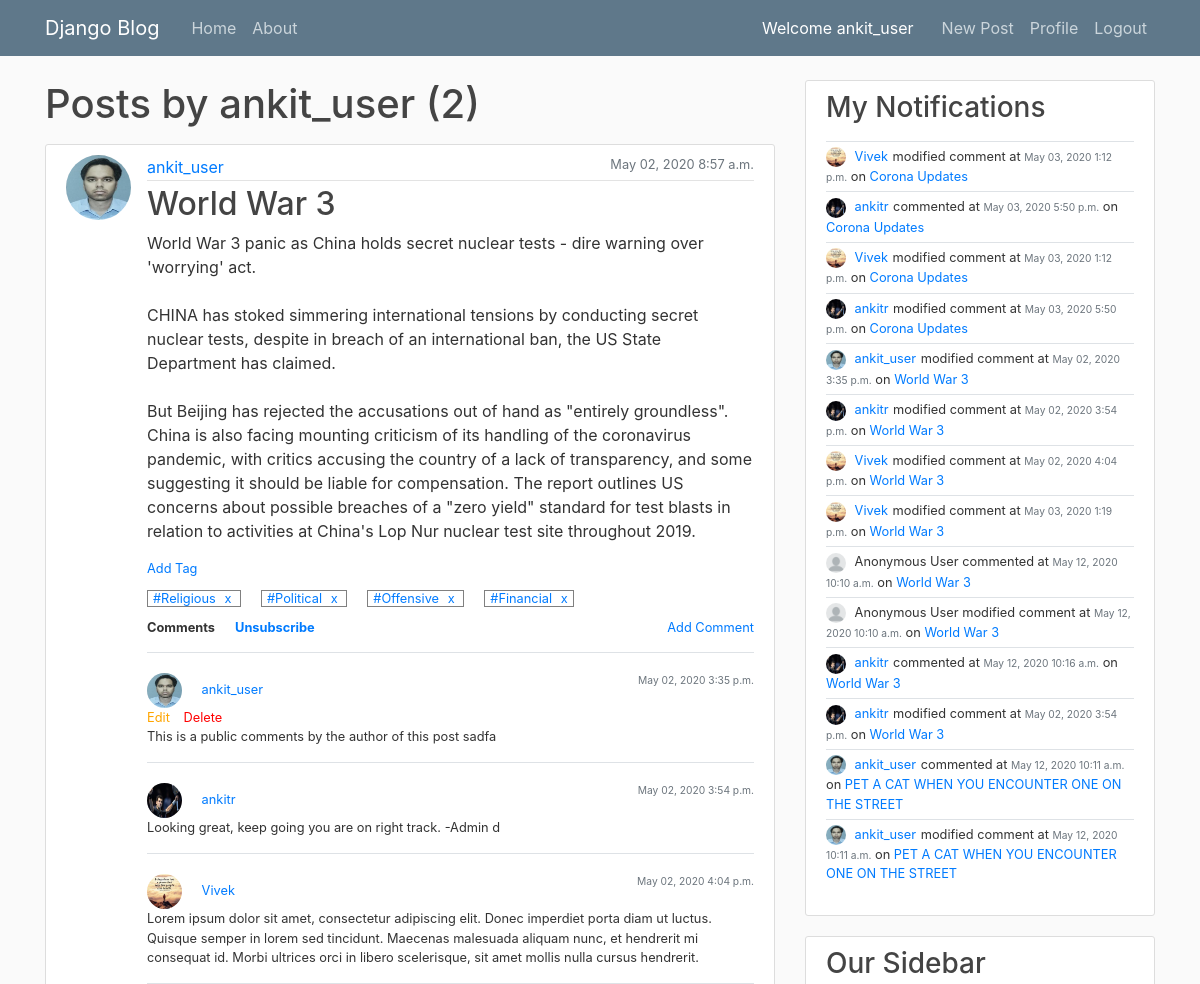
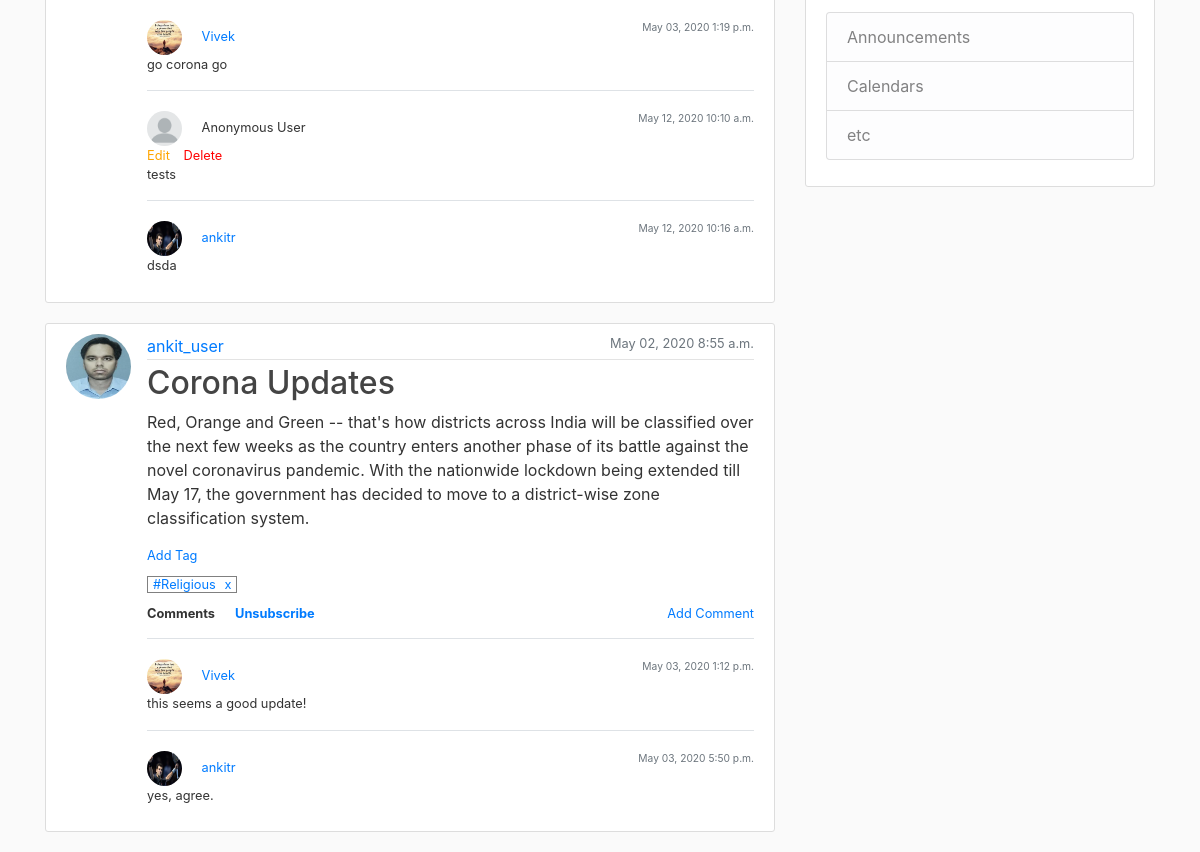
The app's page /user/ankit_user (signed in) with its own data (2 pictures, top to bottom).
### blog/models.py (models this page shows, shortened)
class Post(models.Model):
    title = models.CharField(max_length=100)
    content = models.TextField()
    anonymous = models.BooleanField("Post as Anonymous User", editable=True, default=True)
    date_posted = models.DateTimeField(default=timezone.now)
    author = models.ForeignKey(User, on_delete=models.CASCADE)
    is_user_subscribed = False
    is_user_subscribed_not = not is_user_subscribed

class Tag(models.Model):
    choice = models.CharField(max_length=20, choices=TAG_CHOICES)
    post = models.ForeignKey(Post, on_delete=models.CASCADE, related_name='tags')

class Comment(models.Model):
    content = models.TextField()
    anonymous = models.BooleanField("Comment as Anonymous User", editable=True, default=True)
    date_posted = models.DateTimeField(default=timezone.now)
    author = models.ForeignKey(User, on_delete=models.CASCADE)
    post = models.ForeignKey(Post, on_delete=models.CASCADE, related_name='comments')

class Notification(models.Model):
    type = models.CharField(max_length=10, default='created')  # created, updated
    comment = models.ForeignKey(Comment, on_delete=models.CASCADE, related_name='notifications')
    subscription = models.ForeignKey(Subscription, on_delete=models.CASCADE, related_name='notifications')

class Subscription(models.Model):
    post = models.ForeignKey(Post, on_delete=models.CASCADE, related_name='subscriptions')
    user = models.ForeignKey(User, on_delete=models.CASCADE, related_name='subscriptions')

### users/models.py (models this page shows, shortened)
class Profile(models.Model):
    user = models.OneToOneField(User, on_delete=models.CASCADE)
    image = models.ImageField(default='default.jpg', upload_to='profile_pics')
    @property
    def notifications(self):
        return Notification.objects.filter(subscription__user=self.user)

### blog/views.py (the view)
# urls.py: path('user/<str:username>', UserPostListView.as_view(), name='user-posts'),
class UserPostListView(ListView):
    model = Post
    template_name = 'blog/user_posts.html'  # <app>/<model>_<viewtype>.html
    context_object_name = 'posts'
    paginate_by = 5
    def get_queryset(self):
        user = self.request.user
        posts = Post.objects.filter(author=user).order_by('-date_posted').all()
        for p in posts:
            p.is_user_subscribed = p.subscriptions.filter(user__id__exact=user.id).exists()
            p.is_user_subscribed_not = not p.is_user_subscribed
        return posts

### blog/filters.py (called while the page is built)
@register.filter
def remove_hash(value):
    return value.replace("#", "")

@register.filter
def is_user_subscribed(value, user_id):
    return value.subscriptions.filter(user__id__exact=user_id).exists()

@register.filter
def negate(value):
    return not value

### blog/templates/blog/user_posts.html
{% extends "blog/base.html" %}
{% block content %}
    <h1 class="mb-3">Posts by {{ view.kwargs.username }} ({{ page_obj.paginator.count }})</h1>
    {% include "blog/post_list.html" with posts=posts %}
{% endblock content %}

### blog/templates/blog/base.html (shortened to what this page needs)
{% load static %}
<!DOCTYPE html>
<html>
<head>
    <link rel="stylesheet" href="https://maxcdn.bootstrapcdn.com/bootstrap/4.0.0/css/bootstrap.min.css">
    <link rel="stylesheet" type="text/css" href="{% static 'blog/main.css' %}">
</head>
<body>
    <header class="site-header">
      <nav class="navbar navbar-expand-md navbar-dark bg-steel fixed-top">
        <div class="container">
          <a class="navbar-brand mr-4" href="{% url 'blog-home' %}">Django Blog</a>
          <div class="collapse navbar-collapse" id="navbarToggle">
            <div class="navbar-nav mr-auto">
              <a class="nav-item nav-link" href="{% url 'blog-home' %}">Home</a>
              <a class="nav-item nav-link" href="{% url 'blog-about' %}">About</a>
            </div>
            <span style="color:white;margin-right:20px;">Welcome {{ user.username }}</span>
            <div class="navbar-nav">
              {% if user.is_authenticated %}
                <a class="nav-item nav-link" href="{% url 'post-create' %}">New Post</a>
                <a class="nav-item nav-link" href="{% url 'profile' %}">Profile</a>
                <a class="nav-item nav-link" href="{% url 'logout' %}">Logout</a>
              {% else %}
                <a class="nav-item nav-link" href="{% url 'login' %}">Login</a>
                <a class="nav-item nav-link" href="{% url 'register' %}">Register</a>
              {% endif %}
            </div>
          </div>
        </div>
      </nav>
    </header>
    <main role="main" class="container">
      <div class="row">
        <div class="col-md-8">
          {% block content %}{% endblock %}
        </div>
        <div class="col-md-4">
        {% if user.is_authenticated %}
          <div class="content-section">
            <h3>My Notifications</h3>
            <p class='text-muted'>
              {% for n in user.profile.notifications  %}
                {% include 'blog/notification.html' with notification=n %}
              {% endfor %}
            </p>
          </div>
        {% endif %}
          <div class="content-section">
            <h3>Our Sidebar</h3>
            <p class='text-muted'>
              <ul class="list-group">
                <li class="list-group-item list-group-item-light">Announcements</li>
                <li class="list-group-item list-group-item-light">Calendars</li>
                <li class="list-group-item list-group-item-light">etc</li>
              </ul>
            </p>
          </div>
        </div>
      </div>
    </main>
</body>
</html>

### blog/templates/blog/post_raw.html (shortened to what this page needs)
{% load filters %}
<article class="media content-section">
  {% if post.anonymous %}
    <img class="rounded-circle article-img" src="/media/profile_pics/anonymous.png">
  {% else %}
    <img class="rounded-circle article-img" src="{{ post.author.profile.image.url }}">
  {% endif %}
  <div class="media-body full-block">
  <div class="full-block">
    <div class="article-metadata">
        {% if post.anonymous %}
            Anonymous User
        {% else %}
            <a class="mr-2" href="{% url 'user-posts' post.author.username %}">{{ post.author }}</a>
        {% endif %}
      <small class="text-muted" style="float:right;">{{ post.date_posted|date:"F d, Y P" }}</small>
    </div>
    <h2><a class="article-title" href="{% url 'post-detail' post.id %}">{{ post.title }}</a></h2>
    <p class="article-content">{{ post.content }}</p>
  </div>
  <div class="full-block small">
      <div class="">
          <a href="javascript:$('#div_tag_{{ post.id }}').show()">Add Tag</a>
      {% if post.tags.all %}
          <div class="margin-top-10">
          {% for t in post.tags.all %}
              <span id="tag_{{ post.id }}_{{ t.id }}" style="border: solid 1px grey;padding:0px 5px 0px 5px;" class="margin-right-20">
                  <a href="/tags/{{ t.choice|remove_hash }}/posts">{{ t.choice }}</a>
                  <a class="margin-left-5" href="javascript:delete_tag('{{ post.id }}', '{{ t.id }}', '{{ csrf_token }}')" title="Remove Tag">x</a>
              </span>
          {% endfor %}
          </div>
      {% endif %}
      </div>
  </div>
  <div class="full-block small padding-top-10">
      <div class="float-left " style="font-weight: bold">Comments</div>
      {% if user.is_authenticated %}
      <div class="float-left " style="font-weight: bold;margin-left:20px;">
        <a id="unsubscribe_{{ post.id }}" class="display_{{ post|is_user_subscribed:user.id }}" href="javascript:unSubscribeMe('{{ post.id }}', '{{ csrf_token }}')">Unsubscribe</a>
      </div>
      <div class="float-right">
          <a href="{% url 'post-comment-create' post_id=post.id %}">Add Comment</a>
      </div>
      {% endif %}
  </div>
  <br>
  {% if post.comments.all  %}
    <div class="full-block padding-top-10">
      {% for comment in post.comments.all %}
        {% include 'blog/comment_detail.html' with comment=comment editable=True %}
      {% endfor %}
    </div>
  {% endif %}
  </div>
</article>

### blog/templates/blog/comment_detail.html
<div class="float-left full-block padding-top-20 border-top">
    <div class="small float-left full-block">
        <div class="float-left">
        {% if comment.anonymous %}
            <img class="rounded-circle comment-img" src="/media/profile_pics/anonymous.png">
            Anonymous User
        {% else %}
            <img class="rounded-circle comment-img" src="{{ comment.author.profile.image.url }}">
            <a class="mr-2" href="{% url 'user-posts' comment.author.username %}">{{ comment.author }}</a>
        {% endif %}
        </div>
        <div class="float-right">
            <small class="text-muted" style="float:right;">{{ comment.date_posted|date:"F d, Y P" }}</small>
        </div>
    </div>
    {% if comment.author == user and editable == True %}
    <div class="float-left full-block small">
          <div>
            <a style="color:orange;" href="{% url 'comment-update' comment.id %}">Edit</a>
            <a style="color:red;margin-left: 10px;" href="{% url 'comment-delete' comment.id %}">Delete</a>
          </div>
    </div>
    {% endif %}
    <p class="small">{{ comment.content }}</p>
</div>

### blog/templates/blog/notification.html
<div class="full-block border-top" style="padding:5px 0 5px 0">
    <div class="small full-block">
        {% if notification.comment.anonymous %}
            <img class="rounded-circle notification-img" src="/media/profile_pics/anonymous.png">
            Anonymous User
        {% else %}
            <img class="rounded-circle notification-img" src="{{ notification.comment.author.profile.image.url }}">
            <a class="mr-2" style="margin-right:1px !important;" href="{% url 'user-posts' notification.comment.author.username %}">{{ notification.comment.author }}</a>
        {% endif %}
        {% if notification.type == 'created' %}
            commented
        {% elif notification.type == 'updated' %}
            modified comment
        {% endif %}
        at <small class="text-muted">{{ notification.comment.date_posted|date:"F d, Y P" }}</small>
        on <a class="mr-2" style="margin-right:1px !important;" href="{% url 'post-detail' notification.subscription.post.id %}">{{ notification.subscription.post.title }}</a>
    </div>
</div>

### blog/static/blog/main.css (style rules this page uses)
body { background: #fafafa; color: #333333; margin-top: 5rem; }
h1, h2, h3, h4, h5, h6 { color: #444444; }
ul { margin: 0; }
.bg-steel { background-color: #5f788a; }
.site-header .navbar-nav .nav-link { color: #cbd5db; }
.content-section { background: #ffffff; padding: 10px 20px; border: 1px solid #dddddd; border-radius: 3px; margin-bottom: 20px; }
.article-title { color: #444444; }
.article-content { white-space: pre-line; }
.article-img { height: 65px; width: 65px; margin-right: 16px; }
.article-metadata { padding-bottom: 1px; margin-bottom: 4px; border-bottom: 1px solid #e3e3e3 }
.comment-img { height: 35px; width: 35px; margin-right: 16px; }
.notification-img { height: 20px; width: 20px; margin-right: 5px; }
.full-block { width:100%; display: block; }
.margin-top-10 { margin-top:10px; }
.padding-top-20 { padding-top: 20px; }
.padding-top-10 { padding-top: 10px; }
.display_True { display:inherit; }
.margin-right-20 { margin-right: 20px; }
.margin-left-5 { margin-left: 5px; }

### records on screen
Post: author.profile.image (picture), author "ankit_user", date_posted "May 02, 2020 8:57 a.m.", title "World War 3", content "World War 3 panic as China holds secret nuclear tests - dire warning over 'worrying' act. CHINA has stoked simmering international tensions by conducting secret nuclear tests, despite in breach of an international ban, the US State Department has claimed. But Beijing has rejected the accusations out of hand as \"entirely groundless\". China is also facing mounting criticism of its handling of the coronavirus pandemic, with critics accusing the country of a lack of transparency, and some suggesting it should be liable for compensation. The report outlines US concerns about possible breaches of a \"zero yield\" standard for test blasts in relation to activities at China's Lop Nur nuclear test…"
Tag: choice "#Religious"
Tag: choice "#Political"
Tag: choice "#Offensive"
Tag: choice "#Financial"
Comment: author.profile.image (picture), author "ankit_user", date_posted "May 02, 2020 3:35 p.m.", shows "Edit", content "This is a public comments by the author of this post sadfa"
Comment: author.profile.image (picture), author "ankitr", date_posted "May 02, 2020 3:54 p.m.", content "Looking great, keep going you are on right track. -Admin d"
Comment: author.profile.image (placeholder picture), author "Vivek", date_posted "May 02, 2020 4:04 p.m.", content "Lorem ipsum dolor sit amet, consectetur adipiscing elit. Donec imperdiet porta diam ut luctus. Quisque semper in lorem sed tincidunt. Maecenas malesuada aliquam nunc, et hendrerit mi consequat id. Morbi ultrices orci in libero scelerisque, sit amet mollis nulla cursus hendrerit."
Comment: author.profile.image (placeholder picture), author "Vivek", date_posted "May 03, 2020 1:19 p.m.", content "go corona go"
Comment: anonymous True (drawn), date_posted "May 12, 2020 10:10 a.m.", shows "Edit", content "tests"
Comment: author.profile.image (picture), author "ankitr", date_posted "May 12, 2020 10:16 a.m.", content "dsda"
Post: author.profile.image (picture), author "ankit_user", date_posted "May 02, 2020 8:55 a.m.", title "Corona Updates", content "Red, Orange and Green -- that's how districts across India will be classified over the next few weeks as the country enters another phase of its battle against the novel coronavirus pandemic. With the nationwide lockdown being extended till May 17, the government has decided to move to a district-wise zone classification system."
Tag: choice "#Religious"
Comment: author.profile.image (placeholder picture), author "Vivek", date_posted "May 03, 2020 1:12 p.m.", content "this seems a good update!"
Comment: author.profile.image (picture), author "ankitr", date_posted "May 03, 2020 5:50 p.m.", content "yes, agree."
Notification: comment.author.profile.image (placeholder picture), comment.author "Vivek", type "modified comment", comment.date_posted "May 03, 2020 1:12 p.m.", subscription.post "Corona Updates"
Notification: comment.author.profile.image (picture), comment.author "ankitr", type "commented", comment.date_posted "May 03, 2020 5:50 p.m.", subscription.post "Corona Updates"
Notification: comment.author.profile.image (placeholder picture), comment.author "Vivek", type "modified comment", comment.date_posted "May 03, 2020 1:12 p.m.", subscription.post "Corona Updates"
Notification: comment.author.profile.image (picture), comment.author "ankitr", type "modified comment", comment.date_posted "May 03, 2020 5:50 p.m.", subscription.post "Corona Updates"
Notification: comment.author.profile.image (picture), comment.author "ankit_user", type "modified comment", comment.date_posted "May 02, 2020 3:35 p.m.", subscription.post "World War 3"
Notification: comment.author.profile.image (picture), comment.author "ankitr", type "modified comment", comment.date_posted "May 02, 2020 3:54 p.m.", subscription.post "World War 3"
Notification: comment.author.profile.image (placeholder picture), comment.author "Vivek", type "modified comment", comment.date_posted "May 02, 2020 4:04 p.m.", subscription.post "World War 3"
Notification: comment.author.profile.image (placeholder picture), comment.author "Vivek", type "modified comment", comment.date_posted "May 03, 2020 1:19 p.m.", subscription.post "World War 3"
Notification: type "commented", comment.date_posted "May 12, 2020 10:10 a.m.", subscription.post "World War 3"
Notification: type "modified comment", comment.date_posted "May 12, 2020 10:10 a.m.", subscription.post "World War 3"
Notification: comment.author.profile.image (picture), comment.author "ankitr", type "commented", comment.date_posted "May 12, 2020 10:16 a.m.", subscription.post "World War 3"
Notification: comment.author.profile.image (picture), comment.author "ankitr", type "modified comment", comment.date_posted "May 02, 2020 3:54 p.m.", subscription.post "World War 3"
Notification: comment.author.profile.image (picture), comment.author "ankit_user", type "commented", comment.date_posted "May 12, 2020 10:11 a.m.", subscription.post "PET A CAT WHEN YOU ENCOUNTER ONE ON THE STREET"
Notification: comment.author.profile.image (picture), comment.author "ankit_user", type "modified comment", comment.date_posted "May 12, 2020 10:11 a.m.", subscription.post "PET A CAT WHEN YOU ENCOUNTER ONE ON THE STREET"

### other values on screen
{{ user.username }} "ankit_user"
{{ view.kwargs.username }} "ankit_user"
{{ page_obj.paginator.count }} "2"
